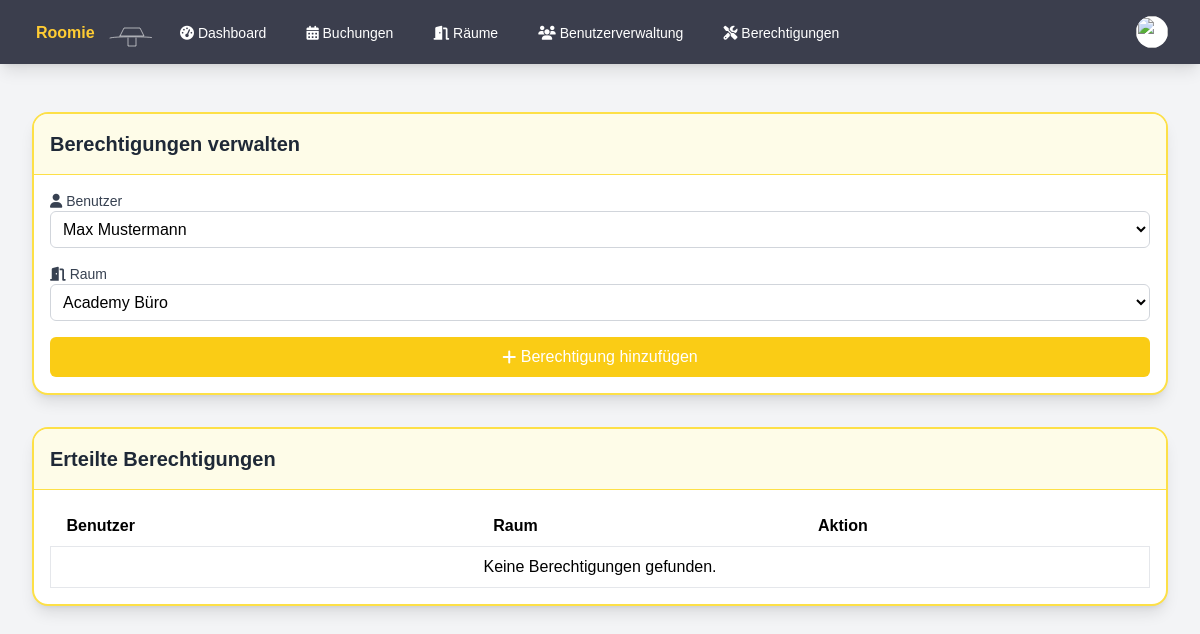
/admin_permissions.php (signed in), run on an earlier commit of the app's database.
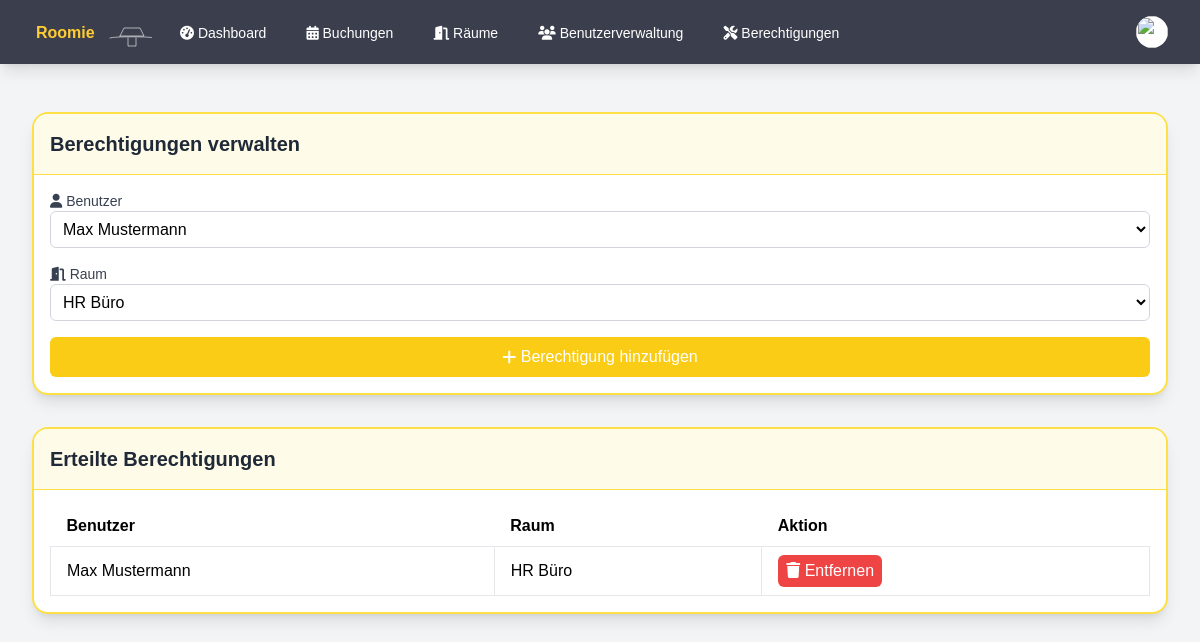
And on a later commit of the database.
### tables this page shows
CREATE TABLE permissions (
    id INTEGER PRIMARY KEY AUTOINCREMENT,
    user_id INTEGER,
    room_id INTEGER,
    FOREIGN KEY (user_id) REFERENCES users(id),
    FOREIGN KEY (room_id) REFERENCES rooms(id)
);

### admin_permissions.php (the view, shortened to what the changed rows need)
<?php
require_once 'auth.php';
try {
    $db = new PDO('sqlite:roomie.db');
    $db->setAttribute(PDO::ATTR_ERRMODE, PDO::ERRMODE_EXCEPTION);
} catch (PDOException $e) {
    $_SESSION['error'] = "Fehler bei der Berechtigungsverwaltung: " . $e->getMessage();
}
$rooms = $db->query("SELECT id, name FROM rooms WHERE type IN ('spez-abt-buero', 'fk-office')")->fetchAll(PDO::FETCH_ASSOC);
$permissions = $db->query("
    SELECT permissions.id, users.name AS user_name, rooms.name AS room_name
    FROM permissions
    JOIN users ON permissions.user_id = users.id
    JOIN rooms ON permissions.room_id = rooms.id
")->fetchAll(PDO::FETCH_ASSOC);
?>
<!DOCTYPE html>
<html lang="de">
<head>
    <script src="https://cdn.tailwindcss.com"></script>
    <link rel="stylesheet" href="https://cdnjs.cloudflare.com/ajax/libs/font-awesome/6.1.1/css/all.min.css">
    <link rel="stylesheet" href="styles.css">
</head>
<body class="bg-gray-100" x-data>
    <div class="max-w-7xl mx-auto py-6 sm:px-6 lg:px-8">
        <div class="px-4 py-6 sm:px-0">
            <div class="bg-white shadow-lg rounded-2xl overflow-hidden border-2 border-yellow-300 mb-8">
                <div class="flex flex-row items-center justify-between p-4 bg-yellow-50 text-gray-800 border-b border-yellow-300">
                    <h2 class="text-xl font-semibold">Berechtigungen verwalten</h2>
                </div>
                <div class="p-4">
                    <form method="POST" class="space-y-4">
                        <div>
                            <label for="room_id" class="block text-sm font-medium text-gray-700"><i class="fas fa-door-open"></i>&nbsp;Raum</label>
                            <select id="room_id" name="room_id" class="w-full bg-white border border-gray-300 rounded-md p-2">
                                <?php foreach ($rooms as $room) : ?>
                                    <option value="<?php echo $room['id']; ?>"><?php echo htmlspecialchars($room['name']); ?></option>
                                <?php endforeach; ?>
                            </select>
                        </div>
                    </form>
                </div>
            </div>
            <div class="bg-white shadow-lg rounded-2xl overflow-hidden border-2 border-yellow-300">
                <div class="flex flex-row items-center justify-between p-4 bg-yellow-50 text-gray-800 border-b border-yellow-300">
                    <h2 class="text-xl font-semibold">Erteilte Berechtigungen</h2>
                </div>
                <div class="p-4">
                    <table class="min-w-full bg-white">
                        <thead>
                            <tr>
                                <th class="py-2 text-left px-4">Benutzer</th>
                                <th class="py-2 text-left px-4">Raum</th>
                                <th class="py-2 text-left px-4">Aktion</th>
                            </tr>
                        </thead>
                        <tbody>
                            <?php foreach ($permissions as $permission) : ?>
                                <tr>
                                    <td class="border px-4 py-2"><?php echo htmlspecialchars($permission['user_name']); ?></td>
                                    <td class="border px-4 py-2"><?php echo htmlspecialchars($permission['room_name']); ?></td>
                                    <td class="border px-4 py-2">
                                        <form method="POST" style="display: inline;">
                                            <button type="submit" name="remove_permission" class="bg-red-500 hover:bg-red-600 text-white rounded-md px-2 py-1">
                                                <i class="fas fa-trash"></i>&nbsp;Entfernen
                                            </button>
                                        </form>
                                    </td>
                                </tr>
                            <?php endforeach; ?>
                            <?php if (empty($permissions)) : ?>
                                <tr>
                                    <td colspan="3" class="border px-4 py-2 text-center">Keine Berechtigungen gefunden.</td>
                                </tr>
                            <?php endif; ?>
                        </tbody>
                    </table>
                </div>
            </div>
        </div>
    </div>
</body>
</html>

What changed in the data, as far as the page shows it:
added permissions: user_name "Max Mustermann", room_name "HR Büro"
Also different on the page:
form field room_id: "Academy Büro" → "HR Büro"
text no longer shown: "Keine Berechtigungen gefunden."
